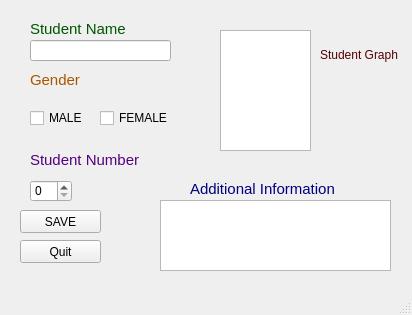
<?xml version="1.0" encoding="UTF-8"?>
<ui version="4.0">
 <class>document</class>
 <widget class="QMainWindow" name="document">
  <property name="geometry">
   <rect>
    <x>0</x>
    <y>0</y>
    <width>412</width>
    <height>315</height>
   </rect>
  </property>
  <property name="windowTitle">
   <string>MainWindow</string>
  </property>
  <widget class="QWidget" name="centralwidget">
   <widget class="QGraphicsView" name="graphicsView">
    <property name="geometry">
     <rect>
      <x>220</x>
      <y>30</y>
      <width>91</width>
      <height>121</height>
     </rect>
    </property>
   </widget>
   <widget class="QLabel" name="label">
    <property name="geometry">
     <rect>
      <x>30</x>
      <y>20</y>
      <width>111</width>
      <height>16</height>
     </rect>
    </property>
    <property name="text">
     <string>&lt;html&gt;&lt;head/&gt;&lt;body&gt;&lt;p&gt;&lt;span style=&quot; font-size:11pt; color:#005500;&quot;&gt;Student Name&lt;/span&gt;&lt;/p&gt;&lt;/body&gt;&lt;/html&gt;</string>
    </property>
   </widget>
   <widget class="QLineEdit" name="stuname">
    <property name="geometry">
     <rect>
      <x>30</x>
      <y>40</y>
      <width>141</width>
      <height>21</height>
     </rect>
    </property>
    <property name="text">
     <string/>
    </property>
   </widget>
   <widget class="QLabel" name="label_2">
    <property name="geometry">
     <rect>
      <x>30</x>
      <y>70</y>
      <width>71</width>
      <height>21</height>
     </rect>
    </property>
    <property name="text">
     <string>&lt;html&gt;&lt;head/&gt;&lt;body&gt;&lt;p&gt;&lt;span style=&quot; font-size:11pt; color:#aa5500;&quot;&gt;Gender&lt;/span&gt;&lt;/p&gt;&lt;/body&gt;&lt;/html&gt;</string>
    </property>
   </widget>
   <widget class="QCheckBox" name="male">
    <property name="geometry">
     <rect>
      <x>30</x>
      <y>110</y>
      <width>71</width>
      <height>16</height>
     </rect>
    </property>
    <property name="text">
     <string>MALE</string>
    </property>
   </widget>
   <widget class="QCheckBox" name="female">
    <property name="geometry">
     <rect>
      <x>100</x>
      <y>110</y>
      <width>71</width>
      <height>16</height>
     </rect>
    </property>
    <property name="text">
     <string>FEMALE</string>
    </property>
   </widget>
   <widget class="QLabel" name="label_3">
    <property name="geometry">
     <rect>
      <x>30</x>
      <y>150</y>
      <width>121</width>
      <height>21</height>
     </rect>
    </property>
    <property name="text">
     <string>&lt;html&gt;&lt;head/&gt;&lt;body&gt;&lt;p&gt;&lt;span style=&quot; font-size:11pt; color:#55007f;&quot;&gt;Student Number&lt;/span&gt;&lt;/p&gt;&lt;/body&gt;&lt;/html&gt;</string>
    </property>
   </widget>
   <widget class="QSpinBox" name="stunum">
    <property name="geometry">
     <rect>
      <x>30</x>
      <y>180</y>
      <width>42</width>
      <height>22</height>
     </rect>
    </property>
   </widget>
   <widget class="QLabel" name="label_4">
    <property name="geometry">
     <rect>
      <x>320</x>
      <y>30</y>
      <width>91</width>
      <height>51</height>
     </rect>
    </property>
    <property name="text">
     <string>&lt;html&gt;&lt;head/&gt;&lt;body&gt;&lt;p&gt;&lt;span style=&quot; color:#550000;&quot;&gt;Student Graph&lt;/span&gt;&lt;/p&gt;&lt;/body&gt;&lt;/html&gt;</string>
    </property>
   </widget>
   <widget class="QLabel" name="label_5">
    <property name="geometry">
     <rect>
      <x>190</x>
      <y>180</y>
      <width>181</width>
      <height>16</height>
     </rect>
    </property>
    <property name="text">
     <string>&lt;html&gt;&lt;head/&gt;&lt;body&gt;&lt;p&gt;&lt;span style=&quot; font-size:11pt; color:#00007f;&quot;&gt;Additional Information&lt;/span&gt;&lt;/p&gt;&lt;/body&gt;&lt;/html&gt;</string>
    </property>
   </widget>
   <widget class="QPushButton" name="save">
    <property name="geometry">
     <rect>
      <x>20</x>
      <y>210</y>
      <width>81</width>
      <height>23</height>
     </rect>
    </property>
    <property name="text">
     <string>SAVE</string>
    </property>
   </widget>
   <widget class="QPushButton" name="quitx">
    <property name="geometry">
     <rect>
      <x>20</x>
      <y>240</y>
      <width>81</width>
      <height>23</height>
     </rect>
    </property>
    <property name="text">
     <string>Quit</string>
    </property>
   </widget>
   <widget class="QTextEdit" name="addi">
    <property name="geometry">
     <rect>
      <x>160</x>
      <y>200</y>
      <width>231</width>
      <height>71</height>
     </rect>
    </property>
   </widget>
  </widget>
  <widget class="QMenuBar" name="menubar">
   <property name="geometry">
    <rect>
     <x>0</x>
     <y>0</y>
     <width>412</width>
     <height>23</height>
    </rect>
   </property>
  </widget>
  <widget class="QStatusBar" name="statusbar"/>
 </widget>
 <resources/>
 <connections/>
</ui>
